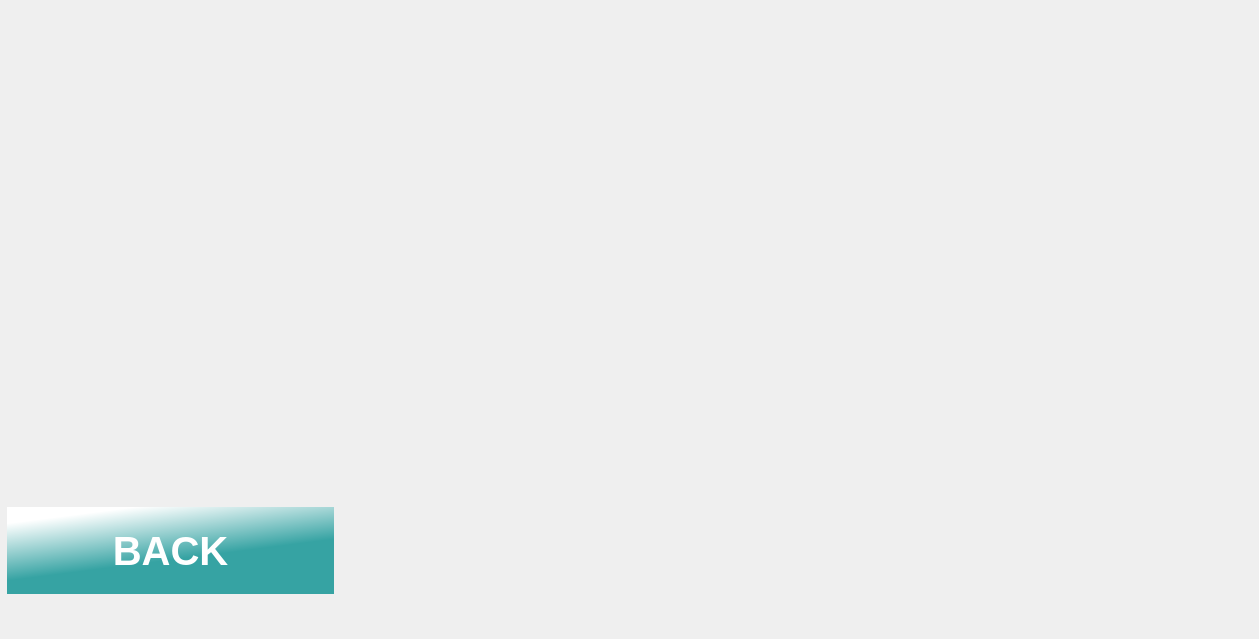
    <widget class="QWidget" name="page_83">
     <widget class="QLabel" name="label_151">
      <property name="geometry">
       <rect>
        <x>0</x>
        <y>0</y>
        <width>1250</width>
        <height>630</height>
       </rect>
      </property>
      <property name="text">
       <string/>
      </property>
      <property name="pixmap">
       <pixmap resource="icon.qrc">:/adding/adding/rm380-02-knyfs2py.jpg</pixmap>
      </property>
      <property name="scaledContents">
       <bool>true</bool>
      </property>
     </widget>
     <widget class="QLabel" name="label_169">
      <property name="geometry">
       <rect>
        <x>370</x>
        <y>30</y>
        <width>601</width>
        <height>541</height>
       </rect>
      </property>
      <property name="text">
       <string/>
      </property>
      <property name="pixmap">
       <pixmap resource="Res2.qrc">:/Rb_to_54/Rb_to_54/40Zr.png</pixmap>
      </property>
      <property name="scaledContents">
       <bool>true</bool>
      </property>
     </widget>
     <widget class="QPushButton" name="Zr_back_3">
      <property name="geometry">
       <rect>
        <x>0</x>
        <y>500</y>
        <width>341</width>
        <height>101</height>
       </rect>
      </property>
      <property name="font">
       <font>
        <pointsize>30</pointsize>
        <italic>false</italic>
        <bold>true</bold>
       </font>
      </property>
      <property name="autoFillBackground">
       <bool>false</bool>
      </property>
      <property name="styleSheet">
       <string notr="true">QPushButton
{
border:none;
color:white;
	
	
	background-color: qlineargradient(spread:pad, x1:0.651, y1:0.536, x2:0.393796, y2:0, stop:0 rgba(54, 163, 163, 255), stop:1 rgba(255, 255, 255, 255));
	
margin:7px;

}
QPushButton:pressed
{
	
	background-color: qlineargradient(spread:pad, x1:0.512878, y1:0.513273, x2:0.653182, y2:1, stop:0 rgba(54, 163, 163, 255), stop:1 rgba(255, 255, 255, 255));
}</string>
      </property>
      <property name="text">
       <string>BACK</string>
      </property>
     </widget>
    </widget>
